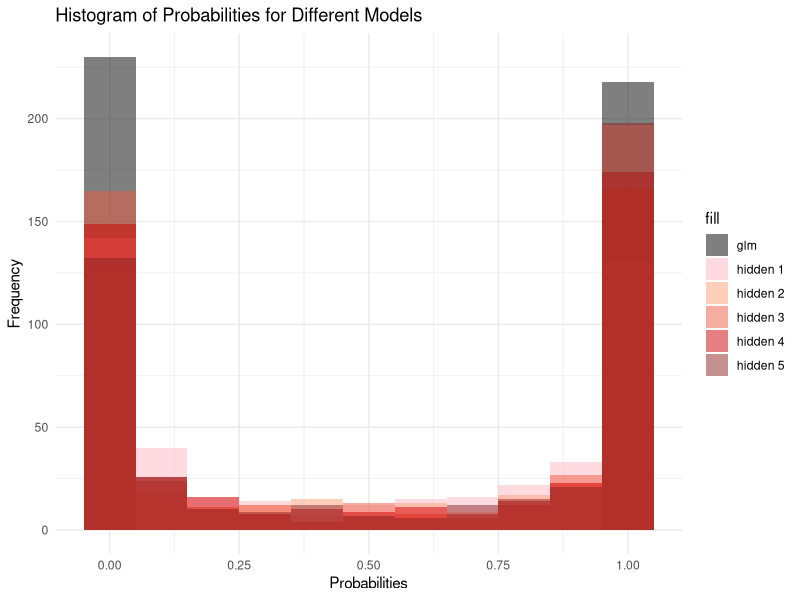
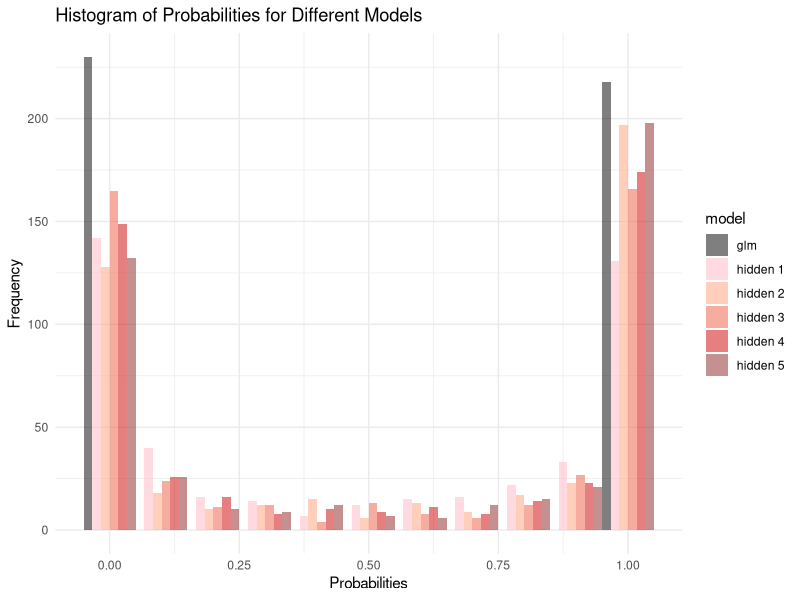
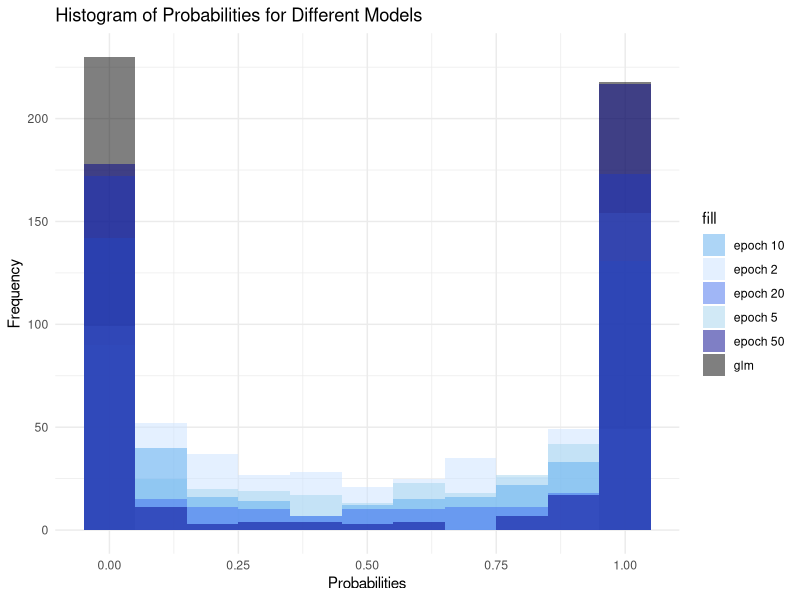
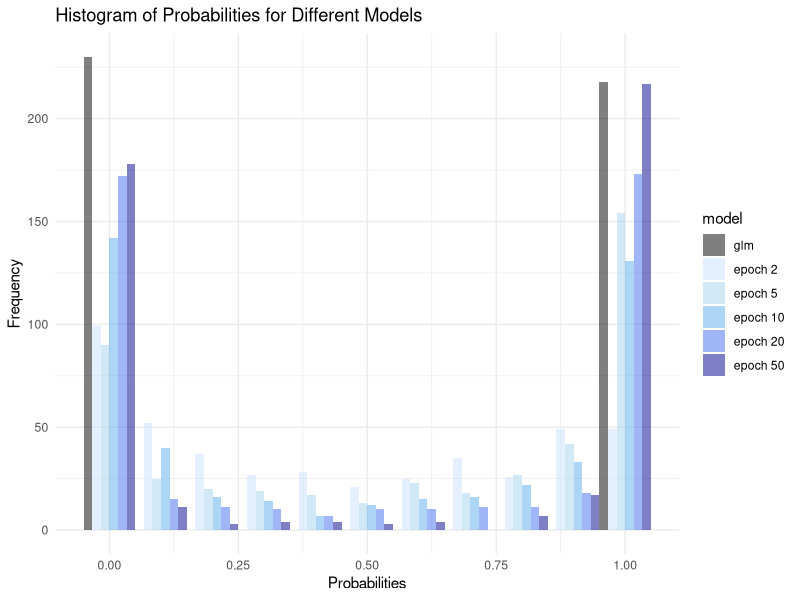
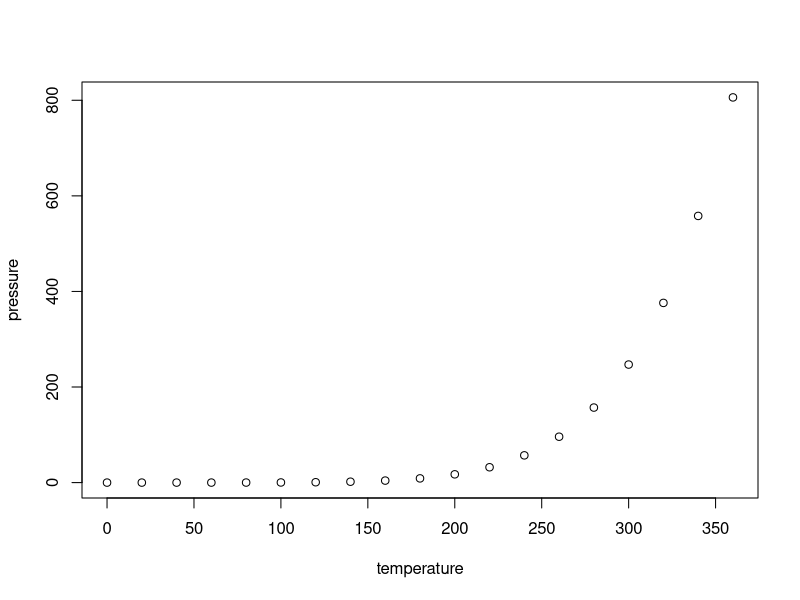

Recreate these plots in R, in order.
## ---- chunk 1
knitr::opts_chunk$set(echo = TRUE)
## ---- chunk 2
library(tidyverse)
gg <- read.csv("glm.csv") 
ng <- gg %>%
  mutate(across(starts_with("f"), ~ (.-min(.)) / (max(.) - min(.))))
train = ng %>% dplyr::select(is_nine,starts_with("f"))
vars_set1 <- paste("f_", 1:350, sep = "")
rrr = paste(vars_set1, collapse = "+")
formula <- as.formula(paste("is_nine ~", rrr))
glm_model <- glm(formula , data = train, family = binomial)
predicted_values <- predict(glm_model, newdata = train,type = "response")
## ---- chunk 3
head(predicted_values)
## ---- chunk 4
h1 <- read.csv("df9_1_hidden.csv") 
h2 <- read.csv("df9_2_hidden.csv")
h3 <- read.csv("df9_3_hidden.csv")
h4 <- read.csv("df9_4_hidden.csv")
h5 <- read.csv("df9_5_hidden.csv")
## ---- chunk 5
e1 <- read.csv("df9_epoch_2.csv")
e2 <- read.csv("df9_epoch_5.csv")
e3 <- read.csv("df9_epoch_10.csv")
e4 <- read.csv("df9_epoch_20.csv")
e5 <- read.csv("df9_epoch_50.csv")
## ---- chunk 6
fig = c(1:448)
dpp <- data.frame(fig,h1$pred_prob,h2$pred_prob,h3$pred_prob,h4$pred_prob,h5$pred_prob,e1$pred_prob,e2$pred_prob,e3$pred_prob,e4$pred_prob,e5$pred_prob,predicted_values)

p <- ggplot(dpp, aes(x=fig)) +
  geom_point(aes(y=h1$pred_prob, color="hidden 1"), size=1.2) +
  geom_point(aes(y=h2$pred_prob, color="hidden 2"), size=1.2) +
  geom_point(aes(y=h3$pred_prob, color="hidden 3"), size=1.2) +
  geom_point(aes(y=h4$pred_prob, color="hidden 4"), size=1.2) +
  geom_point(aes(y=h5$pred_prob, color="hidden 5"), size=1.2) +
  #geom_point(aes(y=e1$pred_prob, color="epoch 2"), size=1.2) +
  #geom_point(aes(y=e2$pred_prob, color="epoch 5"), size=1.2) +
  #geom_point(aes(y=e3$pred_prob, color="epoch 10"), size=1.2) +
  #geom_point(aes(y=e4$pred_prob, color="epoch 20"), size=1.2) +
  #geom_point(aes(y=e5$pred_prob, color="epoch 50"), size=1.2) +
  geom_point(aes(y=predicted_values, color="glm"), size=1.2) +
  
  labs(title="Probabilities of different models",
       x="Figure",
       y="Probabilities") +
  theme_minimal() +
  scale_color_manual(values=c("glm" = "black","hidden 1" = "lightpink","hidden 2" = "lightsalmon","hidden 3" = "tomato2","hidden 4" = "red3","hidden 5" = "brown4","epoch 2" = "lightsteelblue1","epoch 5" = "lightskyblue2","epoch 10" = "steelblue2","epoch 20" = "royalblue2","epoch 50" = "blue4")) +
  theme(legend.position="top")
## ---- chunk 7
his <- ggplot(dpp) +
  geom_histogram(aes(x = predicted_values, fill = "glm"),binwidth = 0.1, alpha = 0.5, position = "dodge") +
  geom_histogram(aes(x = h1$pred_prob, fill = "hidden 1"), binwidth = 0.1, alpha = 0.5, position = "dodge") +
  geom_histogram(aes(x = h2$pred_prob, fill = "hidden 2"), binwidth = 0.1, alpha = 0.5, position = "dodge") +
  geom_histogram(aes(x = h3$pred_prob, fill = "hidden 3"), binwidth = 0.1, alpha = 0.5, position = "dodge") +
  geom_histogram(aes(x = h4$pred_prob, fill = "hidden 4"), binwidth = 0.1, alpha = 0.5, position = "dodge") +
  geom_histogram(aes(x = h5$pred_prob, fill = "hidden 5"), binwidth = 0.1, alpha = 0.5, position = "dodge") +
  labs(title = "Histogram of Probabilities for Different Models",
       x = "Probabilities",
       y = "Frequency") +
  scale_fill_manual(values = c("glm" = "black",
                               "hidden 1" = "lightpink",
                               "hidden 2" = "lightsalmon",
                               "hidden 3" = "tomato2",
                               "hidden 4" = "red3",
                               "hidden 5" = "brown4")) +
  theme_minimal()

print(his)
## ---- chunk 8

## ---- chunk 9

all_data <- data.frame(probability = c(predicted_values, h1$pred_prob, h2$pred_prob, h3$pred_prob, h4$pred_prob, h5$pred_prob),
                        model = c(rep("glm", length(predicted_values)),
                                  rep("hidden 1", length(h1$pred_prob)),
                                  rep("hidden 2", length(h2$pred_prob)),
                                  rep("hidden 3", length(h3$pred_prob)),
                                  rep("hidden 4", length(h4$pred_prob)),
                                  rep("hidden 5", length(h5$pred_prob))))


his_new <- ggplot(all_data) +
  geom_histogram(aes(x = probability, fill = model), binwidth = 0.1, alpha = 0.5, position = "dodge") +
  labs(title = "Histogram of Probabilities for Different Models",
       x = "Probabilities",
       y = "Frequency") +
  scale_fill_manual(values = c("glm" = "black",
                               "hidden 1" = "lightpink",
                               "hidden 2" = "lightsalmon",
                               "hidden 3" = "tomato2",
                               "hidden 4" = "red3",
                               "hidden 5" = "brown4")) +
  theme_minimal() #+
  #facet_wrap(. ~ model)  # 或 facet_grid(~ model) 根据需要选择一种

print(his_new)

## ---- chunk 10
hhis <- ggplot(dpp, aes(x = predicted_values, fill = "glm")) +
  geom_histogram(binwidth = 0.1, alpha = 0.5, position = "identity") +
  geom_histogram(data = dpp, aes(x = e1$pred_prob, fill = "epoch 2"), binwidth = 0.1, alpha = 0.5, position = "identity") +
  geom_histogram(data = dpp, aes(x = e2$pred_prob, fill = "epoch 5"), binwidth = 0.1, alpha = 0.5, position = "identity") +
  geom_histogram(data = dpp, aes(x = e3$pred_prob, fill = "epoch 10"), binwidth = 0.1, alpha = 0.5, position = "identity") +
  geom_histogram(data = dpp, aes(x = e4$pred_prob, fill = "epoch 20"), binwidth = 0.1, alpha = 0.5, position = "identity") +
  geom_histogram(data = dpp, aes(x = e5$pred_prob, fill = "epoch 50"), binwidth = 0.1, alpha = 0.5, position = "identity") +
  labs(title = "Histogram of Probabilities for Different Models",
       x = "Probabilities",
       y = "Frequency") +
  scale_fill_manual(values = c("glm" = "black",
                               "epoch 2" = "lightsteelblue1",
                               "epoch 5" = "lightskyblue2",
                               "epoch 10" = "steelblue2",
                               "epoch 20" = "royalblue2",
                               "epoch 50" = "blue4")) +
  theme_minimal()

print(hhis)
## ---- chunk 11
all_data1 <- data.frame(probability = c(predicted_values, e1$pred_prob, e2$pred_prob, e3$pred_prob, e4$pred_prob, e5$pred_prob),
                        model = c(rep("glm", length(predicted_values)),
                                  rep("epoch 2", length(e1$pred_prob)),
                                  rep("epoch 5", length(e2$pred_prob)),
                                  rep("epoch 10", length(e3$pred_prob)),
                                  rep("epoch 20", length(e4$pred_prob)),
                                  rep("epoch 50", length(e5$pred_prob))))

all_data1$model <- factor(all_data1$model, levels = c("glm", "epoch 2", "epoch 5", "epoch 10", "epoch 20", "epoch 50"))


hhis_new <- ggplot(all_data1) +
  geom_histogram(aes(x = probability, fill = model), binwidth = 0.1, alpha = 0.5, position = "dodge") +
  labs(title = "Histogram of Probabilities for Different Models",
       x = "Probabilities",
       y = "Frequency") +
  scale_fill_manual(values = c("glm" = "black",
                               "epoch 2" = "lightsteelblue1",
                               "epoch 5" = "lightskyblue2",
                               "epoch 10" = "steelblue2",
                               "epoch 20" = "royalblue2",
                               "epoch 50" = "blue4")) +
  theme_minimal() #+
  #facet_wrap(. ~ model)  # 或 facet_grid(~ model) 根据需要选择一种

print(hhis_new)
## ---- chunk 12
hh1 = h1 %>% rename(probs = pred_prob) %>% mutate(id = c(1:448),.before = 1)
hh2 = h2 %>% rename(probs = pred_prob) %>% mutate(id = c(1:448),.before = 1)
hh3 = h3 %>% rename(probs = pred_prob) %>% mutate(id = c(1:448),.before = 1)
hh4 = h4 %>% rename(probs = pred_prob) %>% mutate(id = c(1:448),.before = 1)
hh5 = h5 %>% rename(probs = pred_prob) %>% mutate(id = c(1:448),.before = 1)
ee1 = e1 %>% rename(probs = pred_prob) %>% mutate(id = c(1:448),.before = 1)
ee2 = e2 %>% rename(probs = pred_prob) %>% mutate(id = c(1:448),.before = 1)
ee3 = e3 %>% rename(probs = pred_prob) %>% mutate(id = c(1:448),.before = 1)
ee4 = e4 %>% rename(probs = pred_prob) %>% mutate(id = c(1:448),.before = 1)
ee5 = e5 %>% rename(probs = pred_prob) %>% mutate(id = c(1:448),.before = 1)

nng = ng %>% mutate(id = c(1:448),.before = 1)
## ---- chunk 13
rh1 = left_join(hh1,nng,by="id") %>% dplyr::select(probs,starts_with("f"))
rh2 = left_join(hh2,nng,by="id") %>% dplyr::select(probs,starts_with("f"))
rh3 = left_join(hh3,nng,by="id") %>% dplyr::select(probs,starts_with("f"))
rh4 = left_join(hh4,nng,by="id") %>% dplyr::select(probs,starts_with("f"))
rh5 = left_join(hh5,nng,by="id") %>% dplyr::select(probs,starts_with("f"))

re1 = left_join(ee1,nng,by="id") %>% dplyr::select(probs,starts_with("f"))
re2 = left_join(ee2,nng,by="id") %>% dplyr::select(probs,starts_with("f"))
re3 = left_join(ee3,nng,by="id") %>% dplyr::select(probs,starts_with("f"))
re4 = left_join(ee4,nng,by="id") %>% dplyr::select(probs,starts_with("f"))
re5 = left_join(ee5,nng,by="id") %>% dplyr::select(probs,starts_with("f"))
## ---- chunk 14
v1 <- paste("f_", 1:350, sep = "")
rr = paste(v1, collapse = "+")
formula <- as.formula(paste("probs ~", rr))
model_h1 <- lm(formula, data = rh1)
model_h2 <- lm(formula, data = rh2)
model_h3 <- lm(formula, data = rh3)
model_h4 <- lm(formula, data = rh4)
model_h5 <- lm(formula, data = rh5)

model_e1 <- lm(formula, data = re1)
model_e2 <- lm(formula, data = re2)
model_e3 <- lm(formula, data = re3)
model_e4 <- lm(formula, data = re4)
model_e5 <- lm(formula, data = re5)

## ---- chunk 15
es <- c(coef(model_h1)[-1], coef(model_h2)[-1],coef(model_h3)[-1],coef(model_h4)[-1],coef(model_h5)[-1])
ers <- c(   summary(model_h1)$coef[-1, "Std. Error"],
            summary(model_h2)$coef[-1, "Std. Error"],
            summary(model_h3)$coef[-1, "Std. Error"],
            summary(model_h4)$coef[-1, "Std. Error"],
            summary(model_h5)$coef[-1, "Std. Error"]  )

# 创建数据框
daa1 <- data.frame(Model = rep(c("hidden 1", "hidden 2", "hidden 3", "hidden 4", "hidden 5"), each = length(es)/5),
                   Variable = c(1:350),
                   Estimate = es,
                   Error = ers)

ppp1 <- ggplot(daa1, aes(x = Variable, y = Estimate, fill = Model, color = Model)) +
  geom_point(size = 2, position = position_dodge(width = 0.8)) +

  scale_fill_manual(values = c("hidden 1" = "lightpink1",
                               "hidden 2" = "lightsalmon1",
                               "hidden 3" = "tomato1",
                               "hidden 4" = "red2",
                               "hidden 5" = "brown3")) +
  scale_color_manual(values = c("hidden 1" = "lightpink",
                               "hidden 2" = "lightsalmon",
                               "hidden 3" = "tomato2",
                               "hidden 4" = "red3",
                               "hidden 5" = "brown4")) +

  # 为 model_or 的 error bar 上下两端加粗
  geom_errorbar(aes(ymin = Estimate - Error, ymax = Estimate + Error), 
                width = 0.25, position = position_dodge(width = 0.8), size = 0.5) +
  labs(title = "Model Estimates with Error Bars",
       x = "Features",
       y = "Estimate") +
  theme_minimal() +
  theme(axis.text.x = element_text(angle = 45, hjust = 1)) 
## ---- chunk 16

## ---- chunk 17
plot(pressure)
